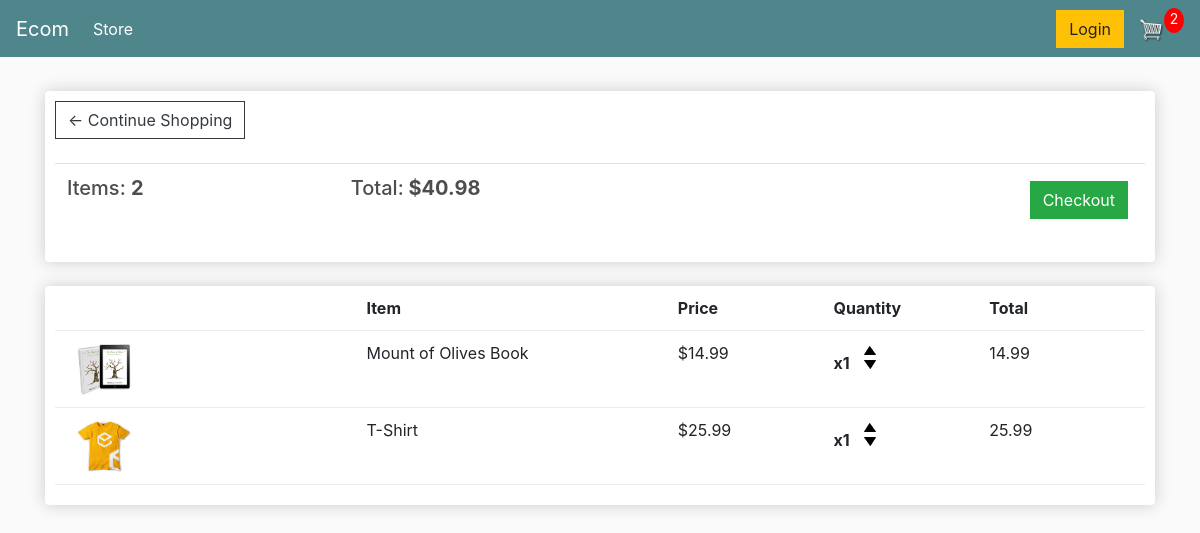
The app's page /cart/ (signed in), older data.
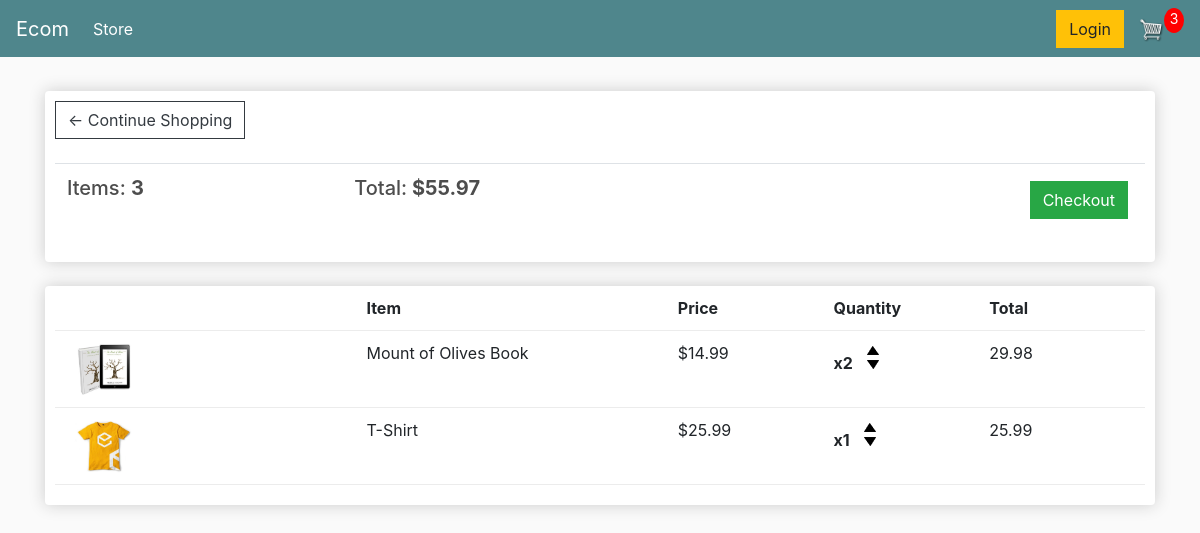
The same page, newer data.
### store/models.py (models this page shows, shortened)
class Order(models.Model):
    customer = models.ForeignKey(Customer, on_delete=models.SET_NULL, null=True, blank=True)
    date_ordered = models.DateTimeField(auto_now_add=True)
    complete = models.BooleanField(default=False)
    transaction_id = models.CharField(max_length=100, null=True)
    @property
    def get_cart_total(self):
        orderitems = self.orderitem_set.all()
        total = sum([item.get_total() for item in orderitems])
        return total
    @property
    def get_cart_items(self):
        orderitems = self.orderitem_set.all()
        total = sum([item.quantity for item in orderitems])
        return total

class OrderItem(models.Model):
    product = models.ForeignKey(Product, on_delete=models.SET_NULL, null=True)
    order = models.ForeignKey(Order, on_delete=models.SET_NULL, null=True)
    quantity = models.IntegerField(default=0, null=True, blank=True)
    date_added = models.DateTimeField(auto_now_add=True)
    def get_total(self):
        total = self.product.price * self.quantity
        return total

class Product(models.Model):
    name = models.CharField(max_length=200)
    price = models.DecimalField(max_digits=7, decimal_places=2)
    digital = models.BooleanField(default=False, null=True, blank=True)
    image = models.ImageField(null=True, blank=True)
    @property
    def imageURL(self):
        try:
            url = self.image.url
        except:
            url = ''
        return url

### store/views.py (the view)
# urls.py: path("cart/", views.cart, name="cart"),
def cart(request):
    if request.user.is_authenticated:
        customer = request.user.customer
        order, created = Order.objects.get_or_create(customer=customer, complete=False)
        items = order.orderitem_set.all()
        cartItems = order.get_cart_items
    else:
        items = []
        order = {'get_cart_total': 0, 'get_cart_items': 0}
        cartItems = order['get_cart_items']
    return render(request, 'store/cart.html', context={'items': items, 'order': order, 'cartItems': cartItems})

### store/templates/store/cart.html
{% extends 'store/main.html' %}
{% load static %}
{% block content %}
    <div class="row">
        <div class="col-lg-12">
            <div class="box-element">
                <a class="btn btn-outline-dark" href="{% url 'store' %}">&#x2190; Continue Shopping</a>
                <br>
                <br>
                <table class="table">
                    <tr>
                        <th><h5>Items: <strong>{{ order.get_cart_items }}</strong></h5></th>
                        <th><h5>Total:<strong> ${{ order.get_cart_total|floatformat:2 }}</strong></h5></th>
                        <th>
                            <a style="float:right; margin:5px;" class="btn btn-success" href="{% url 'checkout' %}">Checkout</a>
                        </th>
                    </tr>
                </table>
            </div>
            <br>
            <div class="box-element">
                <div class="cart-row">
                    <div style="flex:2"></div>
                    <div style="flex:2"><strong>Item</strong></div>
                    <div style="flex:1"><strong>Price</strong></div>
                    <div style="flex:1"><strong>Quantity</strong></div>
                    <div style="flex:1"><strong>Total</strong></div>
                </div>
                {% for item in items %}
                    <div class="cart-row">
                        <div style="flex:2"><img class="row-image" src="{{ item.product.imageURL }}"></div>
                        <div style="flex:2"><p>{{ item.product.name }}</p></div>
                        <div style="flex:1"><p>${{ item.product.price|floatformat:2 }}</p></div>
                        <div style="flex:1">
                            <p class="quantity">x{{ item.quantity }}</p>
                            <div class="quantity">
                                <img data-product="{{ item.product.id }}" data-action="add" class="chg-quantity update-cart" src="{% static  'images/arrow-up.png' %}">
                                <img data-product="{{ item.product.id }}" data-action="remove" class="chg-quantity update-cart" src="{% static  'images/arrow-down.png' %}">
                            </div>
                        </div>
                        <div style="flex:1"><p>{{ item.get_total }}</p></div>
                    </div>
                {% endfor %}
            </div>
        </div>
        </div>
    </div>
{% endblock content %}

Row changes from the older to the newer data that the page shows:
changed through a linked row, Order: get_cart_items "2" → "3"; get_cart_total "40.98" → "55.97"
changed OrderItem "Mount of Olives Book": quantity "1" → "2"; get_total "14.99" → "29.98"
Text that changed along with them:
{{ cartItems }}: "2" → "3"
